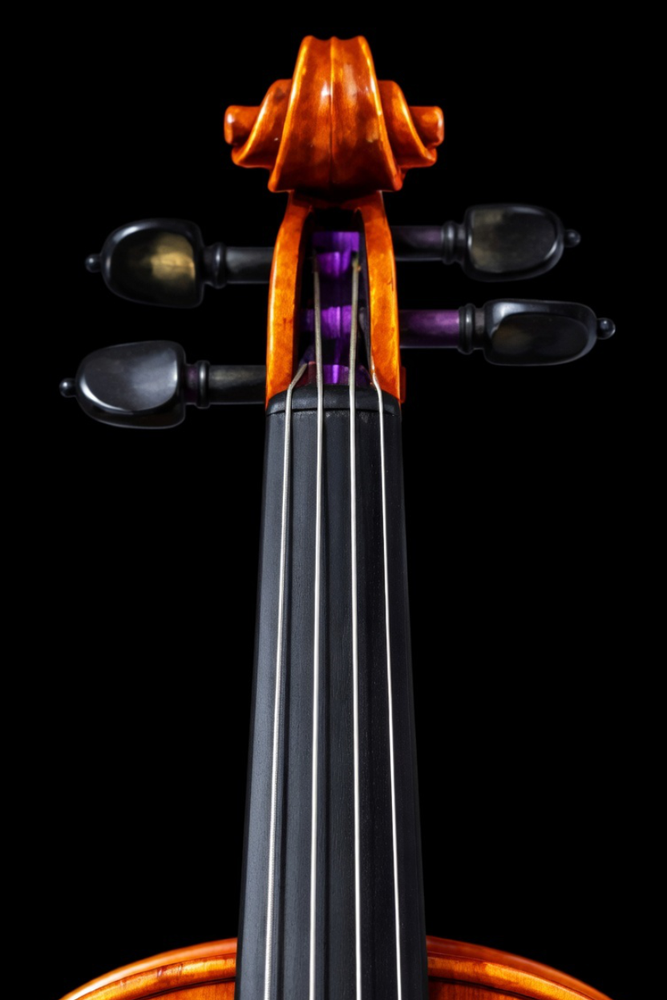
#> input picture fingerBoardFirstPos.png, 667 x 1000 px, shrunk from 832 x 1248 before the run
$ python -i main.py   (imports and definitions only)
#> lines starting #> are read from the running program, lines starting #| are printed output that depends on the picture
"""
Violin fingerboard note-position calculator.

Displays fingerboard.png and asks you to click 10 calibration points:
  1:  Anywhere on the NUT line           → captures the nut Y pixel
  2:  Anywhere on the BODY junction line → captures the body Y pixel
  3-10: Two points on each string (G, D, A, E) to define its angle.
        First click near the nut end, second click near the body end.

Physical distance from nut to body = 13 cm.
Full vibrating string length L = 32.8 cm (0.328 m).

Position of the n-th half-step from the nut:
    d(n) = L - L / 2^(n/12)   (in metres)

Notes at the same half-step share the same Y coordinate.
X is interpolated along each string's angled line at that Y.
Notes are plotted all the way to the bottom of the image (not limited to 13 cm).

Press 'r' at any time to reset and start over.
"""

import csv
import sys
from pathlib import Path

import matplotlib
# [1 line not run here, left out]
import matplotlib.pyplot as plt
import matplotlib.image as mpimg
import numpy as np

IMAGE_PATH = Path(__file__).parent / "fingerBoardFirstPos.png"
STRING_LENGTH_M = 0.328
FINGERBOARD_CM = 13.0
STRINGS = ["G", "D", "A", "E"]
OPEN_NOTES = {
    "G": ("G", 3),
    "D": ("D", 4),
    "A": ("A", 4),
    "E": ("E", 5),
}
NOTE_NAMES = ["C", "C#", "D", "D#", "E", "F", "F#", "G", "G#", "A", "A#", "B"]


class ResetException(Exception):
    pass


def half_step_position_m(n: int) -> float:
    """Distance from the nut for the n-th semitone (metres)."""
    return STRING_LENGTH_M - STRING_LENGTH_M / (2 ** (n / 12))


# [5 lines left out: function note_name, not called in this run]


class Magnifier:
    """Shows a zoomed inset that follows the mouse cursor."""

    def __init__(self, ax, fig, img, zoom=4, size=80):
        self._ax = ax
        self._fig = fig
        self._img = img
        self._zoom = zoom
        self._size = size
        self._inset = None
        self._cid = None

    def enable(self):
        self._cid = self._fig.canvas.mpl_connect("motion_notify_event", self._on_move)

    # [40 lines left out: functions disable, _on_move, not called in this run]


def click(ax, fig, prompt, magnifier=None):
    ax.set_title(prompt + "  [press R to reset]", fontsize=11, color="yellow")
    fig.canvas.draw()
    if magnifier:
        magnifier.enable()
    pts = fig.ginput(1, timeout=0)
    if magnifier:
        magnifier.disable()
    if not pts:
        print("Cancelled.")
        sys.exit(0)
    return pts[0]


def collect_calibration(ax, fig, img):
    step = [0]
    mag = Magnifier(ax, fig, img)

    def label():
        step[0] += 1
        return f"[{step[0]}/10]"

    _, nut_y = click(ax, fig, f"{label()} Click anywhere on the NUT line")
    ax.axhline(nut_y, color="cyan", linewidth=0.8, linestyle="--", alpha=0.6)
    fig.canvas.draw()

    _, body_y = click(ax, fig, f"{label()} Click anywhere on the BODY junction line")
    ax.axhline(body_y, color="magenta", linewidth=0.8, linestyle="--", alpha=0.6)
    fig.canvas.draw()

    string_lines = {}
    for s in STRINGS:
        x1, y1 = click(ax, fig, f"{label()} Click on the {s} string near the NUT end", magnifier=mag)
        ax.plot(x1, y1, "r+", markersize=10, markeredgewidth=1.5)
        fig.canvas.draw()

        x2, y2 = click(ax, fig, f"{label()} Click on the {s} string near the BODY end", magnifier=mag)
        ax.plot(x2, y2, "r+", markersize=10, markeredgewidth=1.5)
        ax.plot([x1, x2], [y1, y2], color="white", linewidth=0.5, linestyle=":", alpha=0.4)
        fig.canvas.draw()

        string_lines[s] = ((x1, y1), (x2, y2))

    return nut_y, body_y, string_lines


# [73 lines left out: functions x_on_string_at_y, compute_table, overlay_notes, save_csv, not called in this run]


def run_session(img):
    """One calibration + plot session. Returns True to restart, False to quit."""
    fig, ax = plt.subplots(figsize=(8, 12))
    ax.imshow(img)
    ax.axis("off")
    fig.patch.set_facecolor("black")
    fig.tight_layout(pad=0)

    reset_flag = [False]

    # [4 lines left out: function on_key, not called in this run]

    fig.canvas.mpl_connect("key_press_event", on_key)

    plt.ion()
    plt.show()

    try:
        nut_y, body_y, string_lines = collect_calibration(ax, fig, img)
    except Exception:
        if reset_flag[0]:
            return True
        raise

    if reset_flag[0]:
        return True

    px_per_cm = abs(body_y - nut_y) / FINGERBOARD_CM

    print(f"\nNut Y: {nut_y:.0f} px")
    print(f"Body Y: {body_y:.0f} px")
    print(f"Scale: {px_per_cm:.2f} px/cm")
    for s in STRINGS:
        (x1, y1), (x2, y2) = string_lines[s]
        print(f"  {s} string: ({x1:.0f},{y1:.0f}) -> ({x2:.0f},{y2:.0f})")

    rows = compute_table(nut_y, body_y, string_lines)

    print(f"\n{'String':<8}{'Note':<8}{'Half steps':<12}{'Distance (cm)':<16}{'Pixel (x, y)'}")
    print("-" * 62)
    for r in rows:
        print(f"{r['string']:<8}{r['note']:<8}{r['half_steps']:<12}{r['distance_cm']:<16.3f}({r['px_x']}, {r['px_y']})")

    overlay_notes(ax, fig, rows)

    csv_path = IMAGE_PATH.parent / "note_positions.csv"
    save_csv(rows, csv_path)

    ax.set_title("Done! Press R to reset, or close the window to quit.", fontsize=11, color="yellow")
    fig.canvas.draw()
    plt.ioff()
    plt.show()

    return reset_flag[0]


# [23 lines left out: function main, not called in this run]


# [2 lines not run here, left out]

>>> import cv2
>>> picture = cv2.imread('fingerBoardFirstPos.png', cv2.IMREAD_GRAYSCALE)
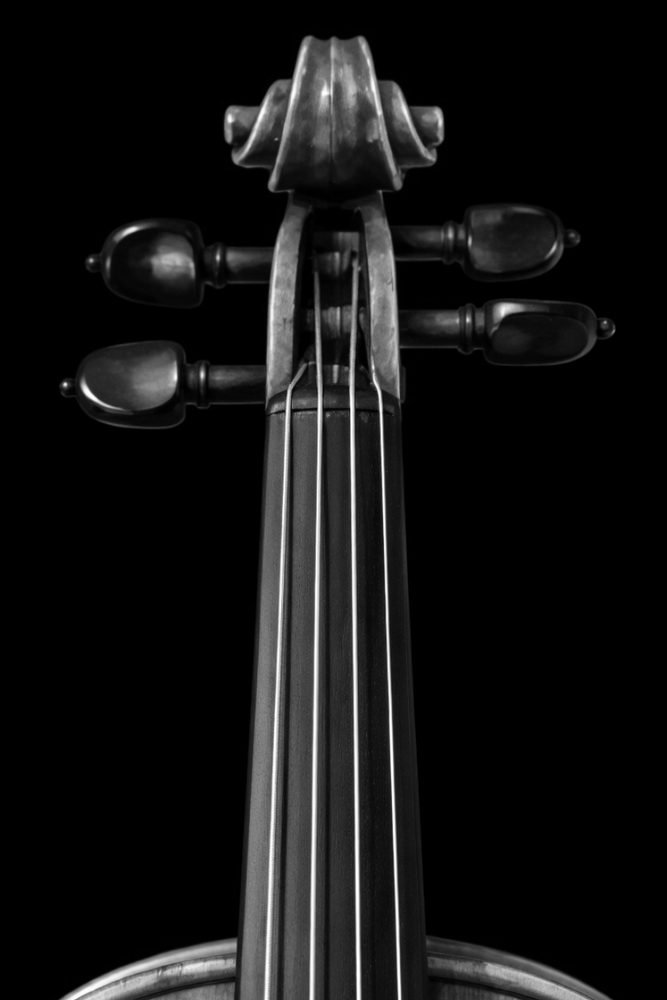
#> picture: shape (1000, 667); min 0, max 255, mean 19.9
>>> result = run_session(picture)
#> (the run stopped early here; a loop or call above may not have finished)

$ run again, on fingerBoardThirdPos.png
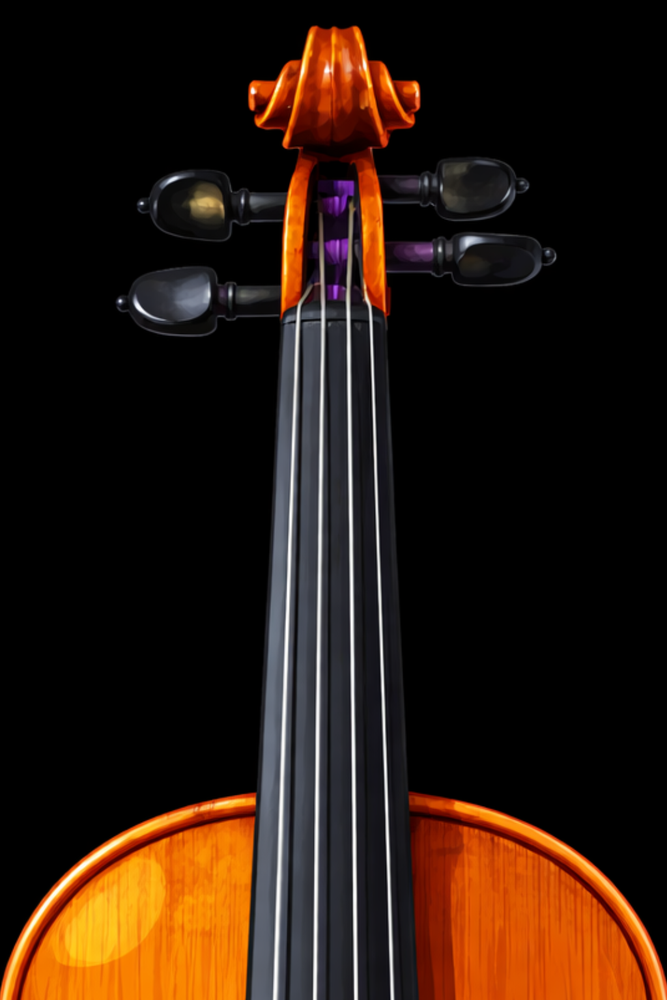
#> input picture fingerBoardThirdPos.png, 667 x 1000 px, shrunk from 1024 x 1536 before the run
#> `picture = cv2.imread('fingerBoardFirstPos.png', cv2.IMREAD_GRAYSCALE)`:
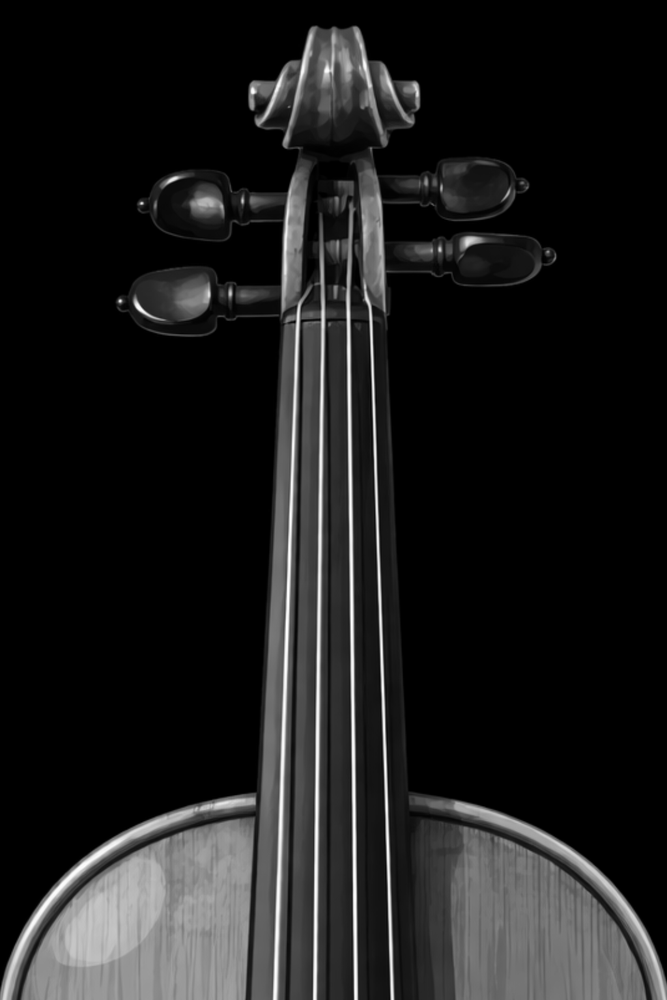
#> picture: shape (1000, 667); min 0, max 255, mean 28.5

$ run again, on fingerboard.png
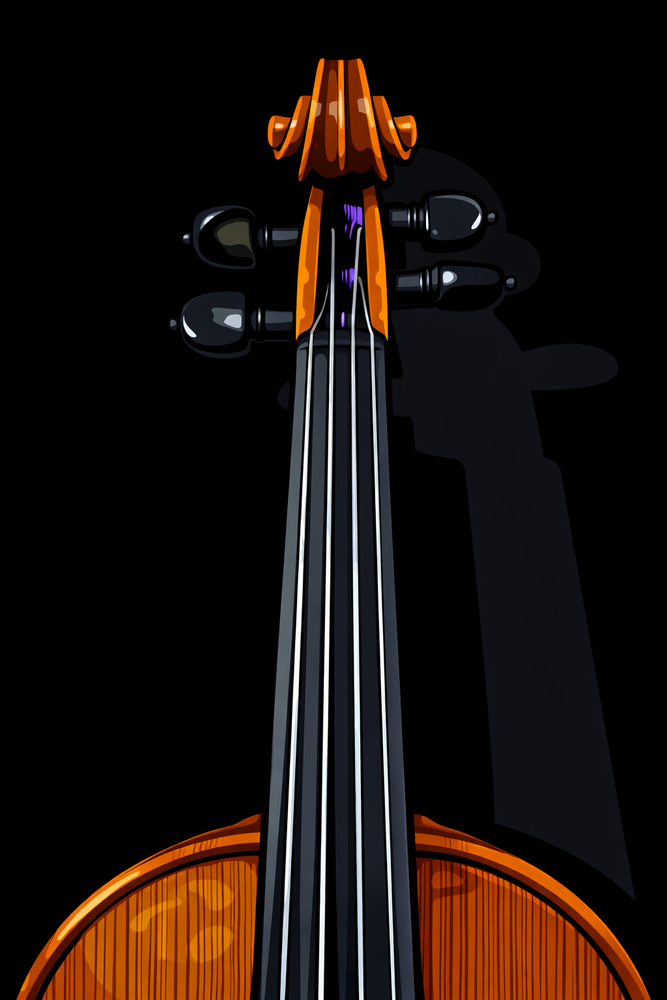
#> input picture fingerboard.png, 667 x 1000 px, shrunk from 1024 x 1536 before the run
#> `picture = cv2.imread('fingerBoardFirstPos.png', cv2.IMREAD_GRAYSCALE)`:
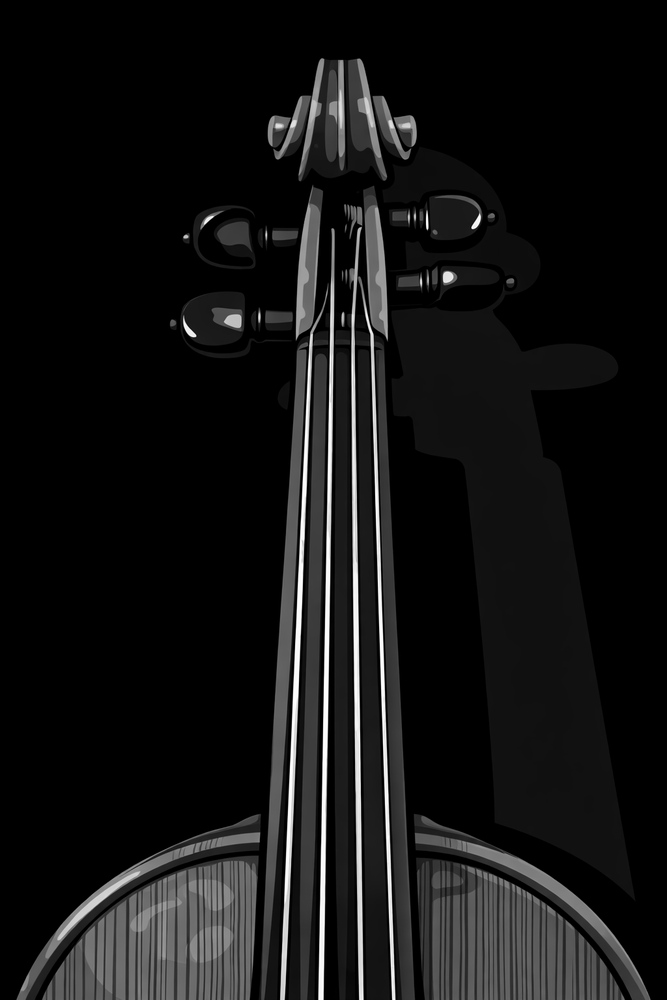
#> picture: shape (1000, 667); min 0, max 255, mean 19.6

$ run again, on fingerboardFull.png
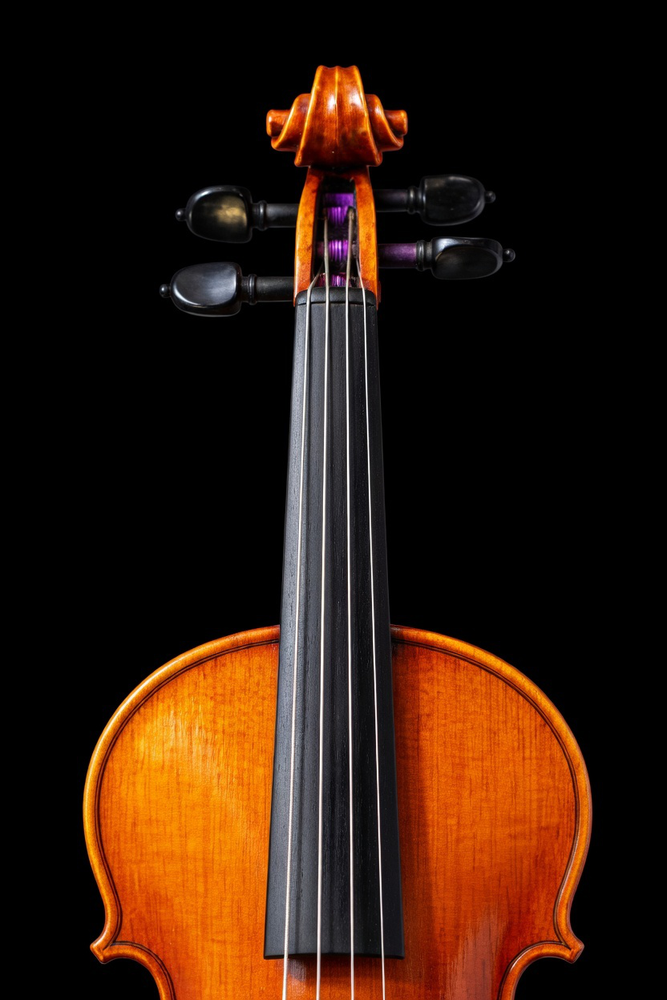
#> input picture fingerboardFull.png, 667 x 1000 px, shrunk from 832 x 1248 before the run
#> `picture = cv2.imread('fingerBoardFirstPos.png', cv2.IMREAD_GRAYSCALE)`:
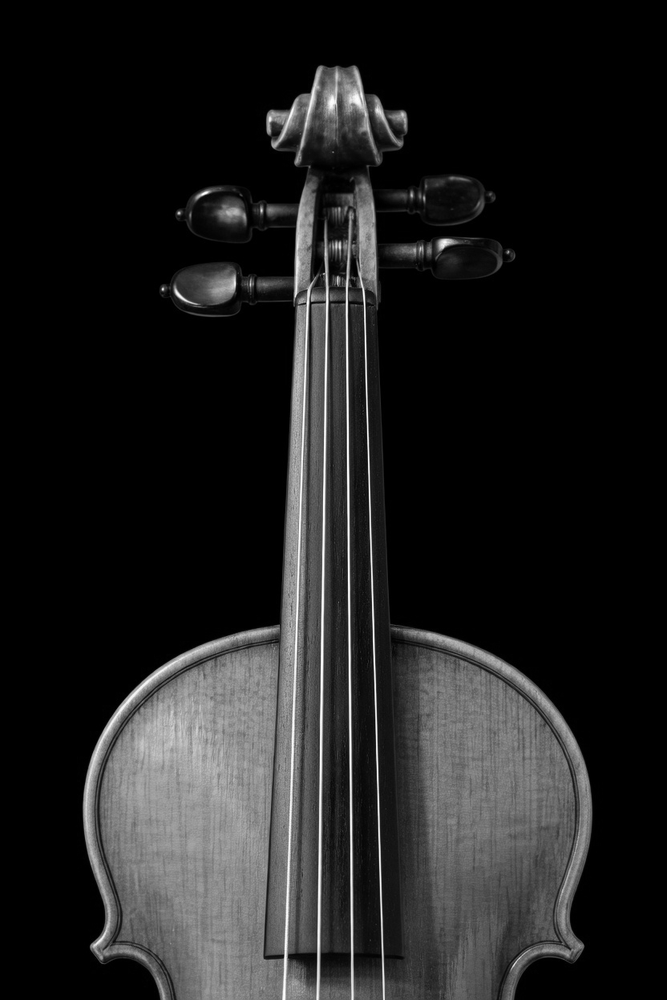
#> picture: shape (1000, 667); min 0, max 255, mean 31.7
